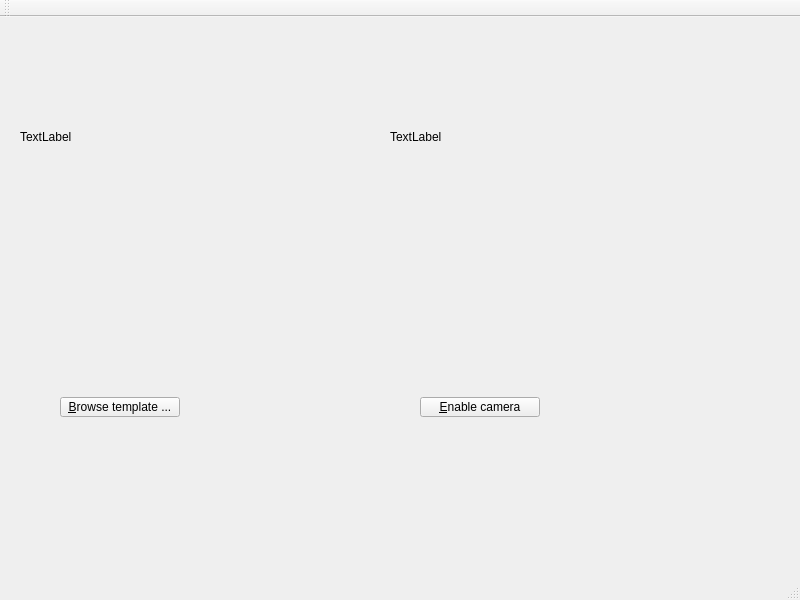
<?xml version="1.0" encoding="UTF-8"?>
<ui version="4.0">
 <class>MainWindow</class>
 <widget class="QMainWindow" name="MainWindow">
  <property name="geometry">
   <rect>
    <x>0</x>
    <y>0</y>
    <width>800</width>
    <height>600</height>
   </rect>
  </property>
  <property name="windowTitle">
   <string>SIFT Demo</string>
  </property>
  <widget class="QWidget" name="centralwidget">
   <widget class="QPushButton" name="browse_button">
    <property name="geometry">
     <rect>
      <x>60</x>
      <y>380</y>
      <width>120</width>
      <height>20</height>
     </rect>
    </property>
    <property name="text">
     <string>&amp;Browse template ...</string>
    </property>
   </widget>
   <widget class="QPushButton" name="toggle_cam_button">
    <property name="geometry">
     <rect>
      <x>420</x>
      <y>380</y>
      <width>120</width>
      <height>20</height>
     </rect>
    </property>
    <property name="text">
     <string>&amp;Enable camera</string>
    </property>
   </widget>
   <widget class="QLabel" name="template_label">
    <property name="geometry">
     <rect>
      <x>20</x>
      <y>0</y>
      <width>320</width>
      <height>240</height>
     </rect>
    </property>
    <property name="text">
     <string>TextLabel</string>
    </property>
   </widget>
   <widget class="QLabel" name="live_image_label">
    <property name="geometry">
     <rect>
      <x>390</x>
      <y>0</y>
      <width>320</width>
      <height>240</height>
     </rect>
    </property>
    <property name="text">
     <string>TextLabel</string>
    </property>
   </widget>
  </widget>
  <widget class="QMenuBar" name="menubar">
   <property name="geometry">
    <rect>
     <x>0</x>
     <y>0</y>
     <width>800</width>
     <height>22</height>
    </rect>
   </property>
  </widget>
  <widget class="QStatusBar" name="statusbar"/>
  <widget class="QToolBar" name="toolBar">
   <property name="windowTitle">
    <string>toolBar</string>
   </property>
   <attribute name="toolBarArea">
    <enum>TopToolBarArea</enum>
   </attribute>
   <attribute name="toolBarBreak">
    <bool>false</bool>
   </attribute>
  </widget>
 </widget>
 <resources/>
 <connections/>
</ui>
